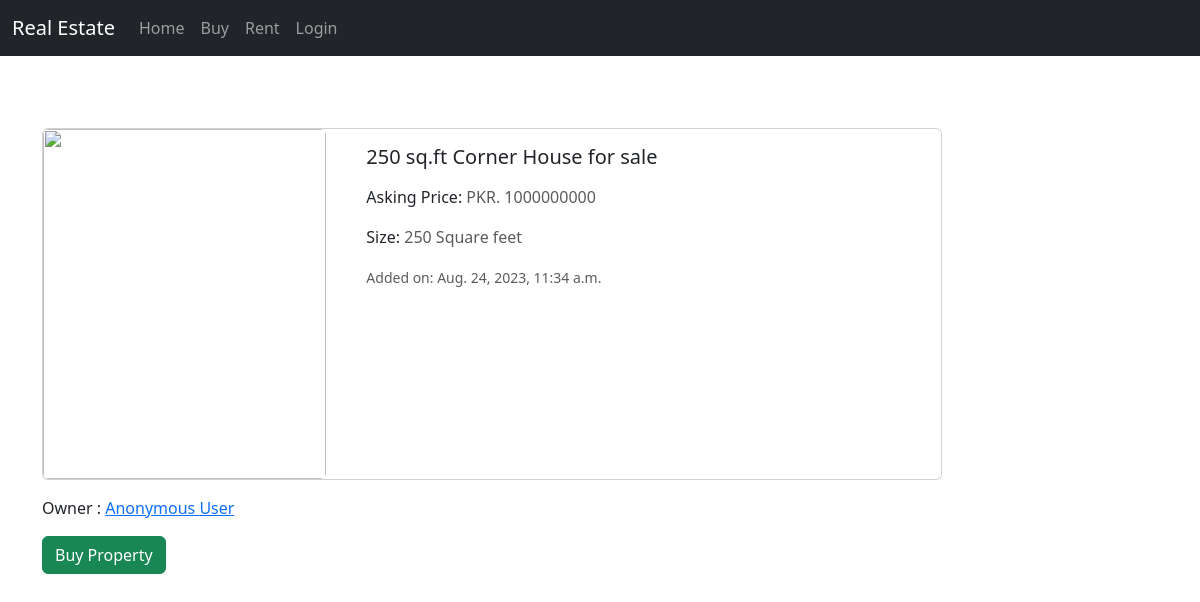
The app's page /property/6, older data.
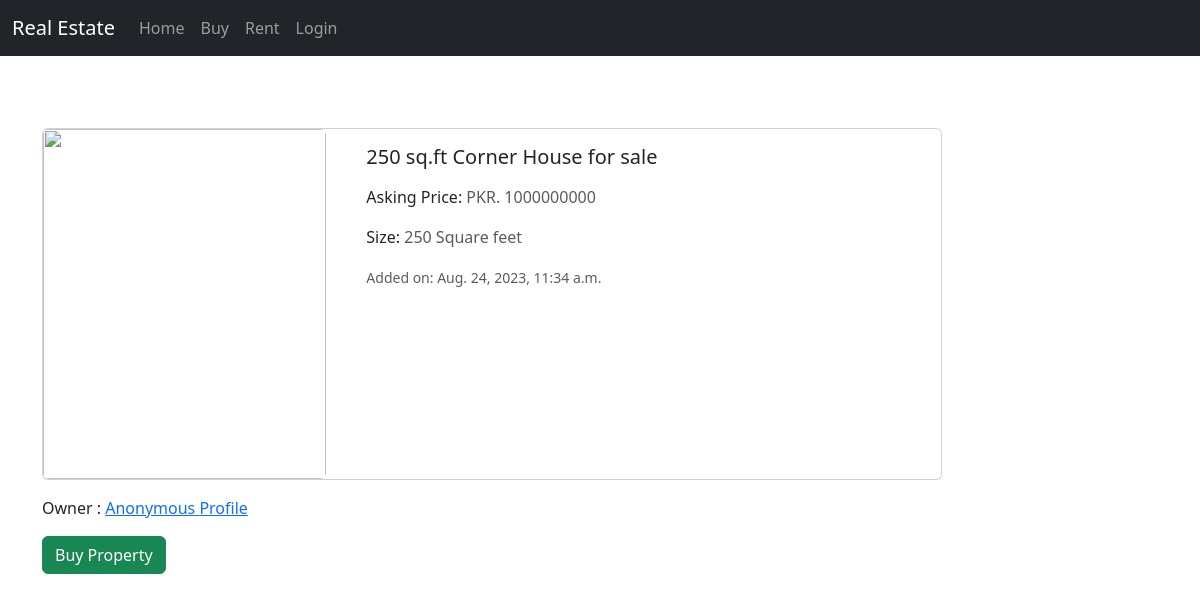
The same page, newer data.
### market/models.py (models this page shows, shortened)
class Property(models.Model):
    UNIT_CHOICES = [
        ("Square feet", "sq.ft"),
        ("Square meters", "sq.m"),
        ("Marla", "marla"),
        ("Kanal", "kanal"),
    ]
    SALE_CHOICES = [
        ("Sell", "Sell"),
        ("Rent", "Rent"),
    ]
    PROVINCE_CHOICES = [
        ("Sindh", "S"),
        ("Punjab", "P"),
        ("Balochistan", "B"),
        ("KPK", "K"),
    ]
    title = models.CharField(max_length=300, blank=True, null=True)
    owner = models.ForeignKey(
        settings.AUTH_USER_MODEL, on_delete=models.CASCADE, blank=True, null=True)
    type = models.ForeignKey(
        PropertyType, on_delete=models.CASCADE, related_name="property", blank=True, null=True)
    sale_type = models.CharField(
        max_length=10, choices=SALE_CHOICES, blank=True, null=True)
    address = models.CharField(max_length=500, blank=True, null=True)
    price = models.IntegerField(blank=True, null=True)
    size = models.IntegerField(blank=True, null=True)
    size_unit = models.CharField(
        choices=UNIT_CHOICES, blank=True, null=True, max_length=100)
    description = models.TextField(blank=True, null=True)
    province = models.CharField(
        choices=PROVINCE_CHOICES, max_length=40, null=True, blank=True)
    city = models.ForeignKey(
        City, on_delete=models.CASCADE, related_name="property_city", null=True, blank=True)
    area = models.ForeignKey(
        Area, on_delete=models.CASCADE, related_name="area", null=True, blank=True)
    added_at = models.DateTimeField(
        default=timezone.now, blank=True, null=True)

### users/models.py (models this page shows, shortened)
class Profile(models.Model):
    user = models.OneToOneField(CustomUser, on_delete=models.CASCADE)
    first_name = models.CharField(max_length=100, blank=True)
    last_name = models.CharField(max_length=100, blank=True)
    contact_number = models.CharField(max_length=20, blank=True,)
    city = models.CharField(max_length=100, blank=True)
    profile_pic = models.ImageField(upload_to=profile_pic_path, blank=True,)
    description = models.CharField(max_length=500, null=True, blank=True)

### market/views.py (the view)
# urls.py: path('property/<int:listing_id>', ListingDataView, name="listing_data"),
def ListingDataView(request, listing_id):
    listing = Property.objects.get(id=listing_id)
    listing_title = listing.title[0:30] + "..."
    is_owner = False
    if (listing.owner == request.user):
        is_owner = True
    l_type = "Rent"
    if (listing.sale_type == 'Sell'):
        l_type = "Buy"
    return render(request, 'market/property_data.html', {'listing': listing, 'title': listing_title, 'type': l_type, 'isOwner': is_owner})

### market/templates/market/property_data.html (shortened to what this page needs)
{% extends 'market/base.html' %}
{% block content %}
  <section class="container mt-5">
    <div class="row">
      <div>
        <div class="card mb-3" style="max-width: 900px;">
          <div class="row no-gutters">
            <div class="col-md-4">
              <div class="slider">
                {% if listing.property_pics.all.count > 1 %}
                    {% for image in listing.property_pics.all %}
                      <div class="slide">
                        <img src="{{ image.file.url }}" alt=""  />
                      </div>
                    {% endfor %}
                    <button class="slider-btn btn-next"> > </button>
                    <button class="slider-btn btn-prev"> < </button>
                {% else %}
                      <div class="slide">
                        <img src="{{ listing.property_pics.first.file.url }}" alt=""  />
                      </div>
                {% endif %}
              </div>
            </div>
            <div class="col-md-8">
              <div class="card-body">
                <h5 class="card-title">{{ listing.title }}</h5>
                <p class="card-text">Asking Price: <span class="text-muted">PKR. {{ listing.price }}</span></p>
                <p class="card-text">Size: <span class="text-muted">{{ listing.size }} {{ listing.size_unit }}</span></p>
                <div ><small class="text-muted">Added on: {{ listing.added_at }}</small></div>
              </div>
            </div>
          </div>
        </div>
      </div>
    </div>
    <div>
      <p>Owner : <a href="{% url 'users:other_profile' listing.owner.profile.id %}">{{listing.owner.profile.first_name}} {{listing.owner.profile.last_name}} </a></p>
    </div>
    {% if isOwner %}
      <a href="{% url 'users:edit_listing' listing.id %}" class="btn btn-warning">Edit Property</a>
      <button data-bs-toggle="modal" data-bs-target="#DeleteModal" class="btn btn-danger" >Delete Property</button>
      <div class="modal fade" id="DeleteModal" tabindex="-1" role="dialog" aria-labelledby="DeleteModalLabel" aria-hidden="true">
        <div class="modal-dialog" role="document">
          <div class="modal-content">
            <div class="modal-header">
              <h5 class="modal-title" id="DeleteModalLabel">Delete Listing</h5>
              <button type="button" class="btn-close" data-bs-dismiss="modal" aria-label="Close">
                <span aria-hidden="true"></span>
              </button>
            </div>
            <div class="modal-body">
              Are you sure you want to delete this listing?
            </div>
            <div class="modal-footer">
              <button type="button" class="btn btn-success" data-bs-dismiss="modal">Close</button>
              <a href="{% url 'users:delete_listing' listing.id %}" type="button" class="btn btn-danger">Yes, Delete</a>
            </div>
          </div>
        </div>
      </div>
    {% else %}
      <a href="{% url 'market:listing_contact' listing.id %}" class="btn btn-success">{{ type }} Property</a>
    {% endif %}
  </section>
{% endblock %}

Row changes from the older to the newer data that the page shows:
changed through a linked row, Property "250 sq.ft Corner House for sale": owner.profile.last_name "User" → "Profile"
